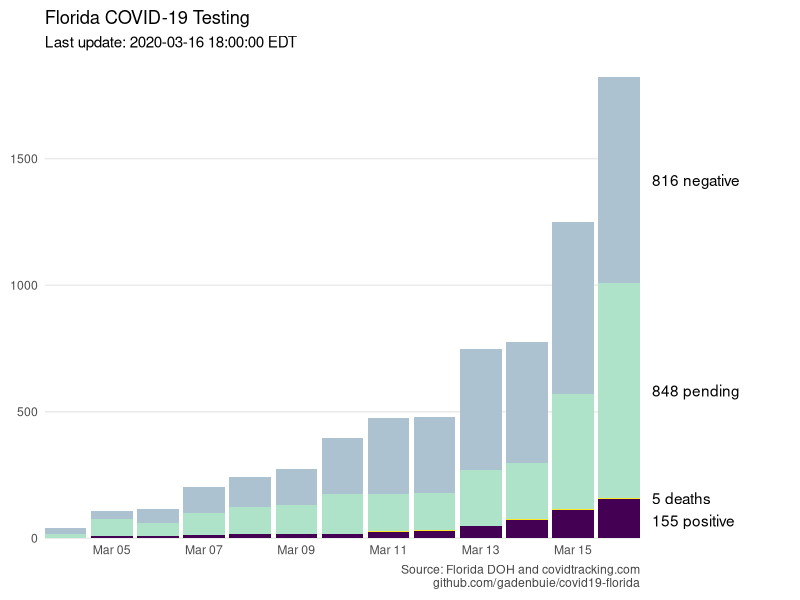

Recreate this plot in R.
library(dplyr, warn.conflicts = FALSE)
library(tidyr, warn.conflicts = FALSE)
library(readr, warn.conflicts = FALSE)
library(lubridate, warn.conflicts = FALSE)
library(ggplot2, warn.conflicts = FALSE)

x <- read_csv("covid-19-florida-tests.csv")

test_summary <- 
  x %>%
  select(timestamp:florida_deaths, -total) %>%
  rename(deaths = florida_deaths) %>%
  mutate(positive = positive - deaths) %>%
  mutate_at("timestamp", ymd_hms) %>%
  mutate(day = floor_date(timestamp, "day")) %>% 
  group_by(day) %>% 
  arrange(desc(timestamp)) %>% 
  slice(1) %>% 
  ungroup() %>% 
  select(-day) %>% 
  mutate_at("timestamp", as_date) %>%
  pivot_longer(names_to = "status", values_to = "count", -timestamp) %>%
  mutate(status = factor(status, c("negative", "pending", "deaths", "positive")))
  
g <- 
  test_summary %>% 
  # filter(status != "negative") %>% 
  ggplot() +
  aes(x = timestamp, y = count, fill = status) +
  geom_col() +
  ggrepel::geom_text_repel(
    data = test_summary %>% 
      filter(timestamp == max(timestamp)) %>% 
      arrange(desc(status)) %>% 
      mutate(
        placement = cumsum(count) - count / 2,
        count_label = paste(count, status)
      ),
    aes(label = count_label, y = placement, x = timestamp + 0.40, segment.color = status), 
    xlim = test_summary %>% pull(timestamp) %>% max() + 0.6,
    segment.size = 0.75
  ) +
  labs(
    x = NULL, y = NULL,
    caption = "Source: Florida DOH and covidtracking.com\ngithub.com/gadenbuie/covid19-florida"
  ) +
  ggtitle(
    label = "Florida COVID-19 Testing",
    subtitle = glue::glue("Last update: {max(x$timestamp)}")
  ) +
  theme_minimal() +
  scale_x_date(expand = expand_scale(add = 0)) +
  scale_y_continuous(expand = expand_scale(add = 0)) +
  scale_color_manual(
    aesthetics = "segment.color",
    values = c(negative = "#acc2d1", pending = "#aee2c9", positive = "#440154", deaths = "#fde725"),
    guide = FALSE
  ) +
  scale_fill_manual(
    values = c(negative = "#acc2d1", pending = "#aee2c9", positive = "#440154", deaths = "#fde725"),
    guide = FALSE
  ) +
  coord_cartesian(clip = "off") +
  theme(
    plot.margin = margin(0.5, 8, 0.5, 0.5, unit = "lines"),
    plot.subtitle = element_text(margin = margin(b = 1.25, unit = "lines")),
    plot.caption = element_text(color = "#444444"),
    panel.grid.major.x = element_blank(),
    panel.grid.minor.x = element_blank(),
    panel.grid.minor.y = element_blank()
  )

fs::dir_create("plots")
ggsave(fs::path("plots", "covid-19-florida-testing.png"), g, width = 6.66, height = 3.33, dpi = 150, scale = 1.5)
